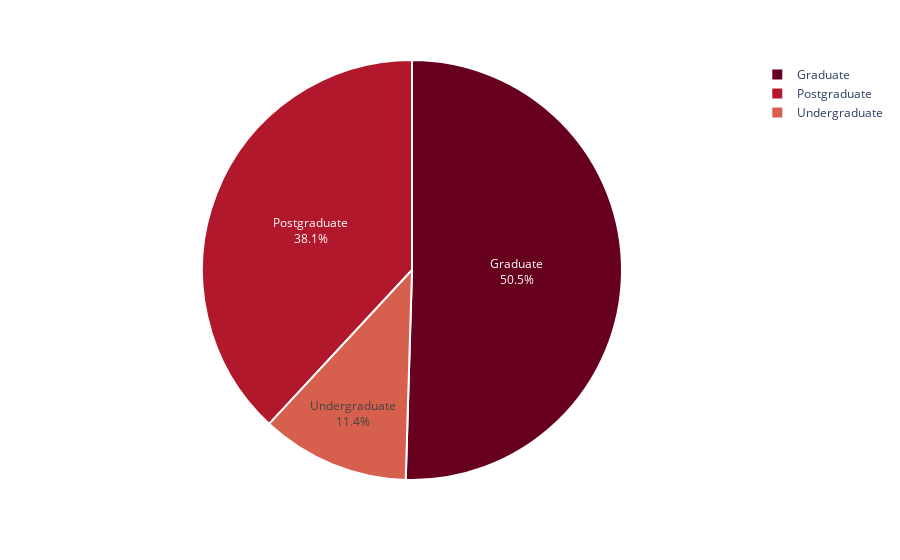

The cell this chart's notebook holds for it:
### Markdown cell above
education

### Code cell
education = df.education.value_counts()

fig = px.pie(education, 
             values = education.values, 
             names = education.index,
             color_discrete_sequence=px.colors.sequential.RdBu)
fig.update_traces(textposition='inside', textinfo='percent+label', 
                  marker = dict(line = dict(color = 'white', width = 2)))
fig.show()

### Figure 1 — Plotly figure (JSON) as saved in the notebook; plotly's stock layout.template omitted (floating-point values rounded to 4 significant figures)
{"data": [{"domain": {"x": [0, 1], "y": [0, 1]}, "hovertemplate": "education=%{label}<br>value=%{value}<extra></extra>", "labels": ["Graduate", "Postgraduate", "Undergraduate"], "legendgroup": "", "marker": {"line": {"color": "white", "width": 2}}, "name": "", "showlegend": true, "textinfo": "percent+label", "textposition": "inside", "type": "pie", "values": [1113, 840, 252]}], "layout": {"legend": {"tracegroupgap": 0}, "margin": {"t": 60}, "piecolorway": ["rgb(103,0,31)", "rgb(178,24,43)", "rgb(214,96,77)", "rgb(244,165,130)", "rgb(253,219,199)", "rgb(247,247,247)", "rgb(209,229,240)", "rgb(146,197,222)", "rgb(67,147,195)", "rgb(33,102,172)", "rgb(5,48,97)"]}}
